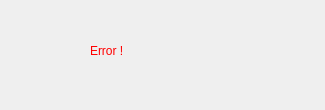
<?xml version="1.0" encoding="UTF-8"?>
<ui version="4.0">
 <class>ErrorDgl</class>
 <widget class="QDialog" name="ErrorDgl">
  <property name="geometry">
   <rect>
    <x>0</x>
    <y>0</y>
    <width>325</width>
    <height>110</height>
   </rect>
  </property>
  <property name="windowTitle">
   <string>Error</string>
  </property>
  <property name="windowIcon">
   <iconset resource="error.qrc">
    <normaloff>:/Error/error_icon.png</normaloff>:/Error/error_icon.png</iconset>
  </property>
  <property name="styleSheet">
   <string notr="true"/>
  </property>
  <widget class="QLabel" name="label">
   <property name="geometry">
    <rect>
     <x>90</x>
     <y>30</y>
     <width>121</width>
     <height>41</height>
    </rect>
   </property>
   <property name="styleSheet">
    <string notr="true">color: rgb(255, 0, 0);
font: 24pt &quot;Arial&quot;;</string>
   </property>
   <property name="text">
    <string>Error !</string>
   </property>
  </widget>
 </widget>
 <resources>
  <include location="error.qrc"/>
 </resources>
 <connections/>
</ui>
